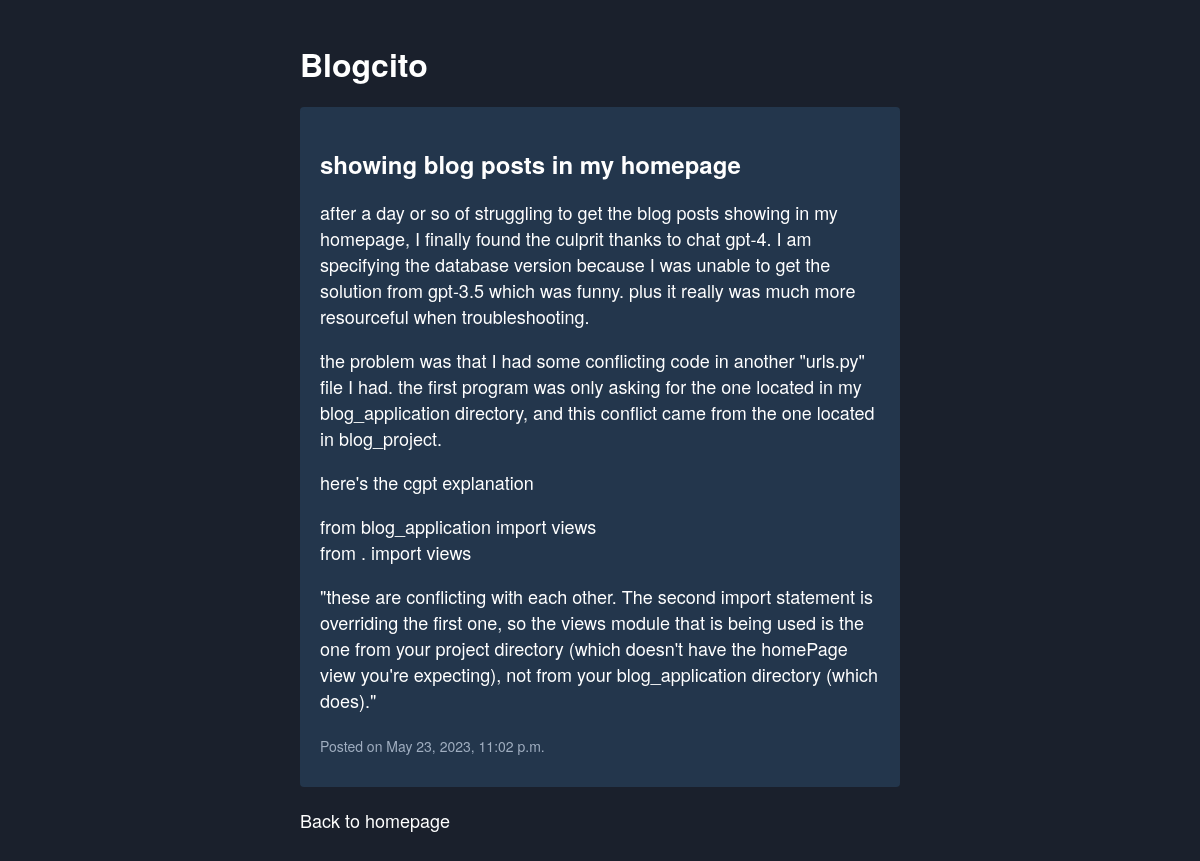
The app's page /post/2/ with its own data.
### blog_application/models.py (models this page shows, shortened)
class BlogPost(models.Model):
    title = models.CharField(max_length=45)
    body = models.TextField()
    created_at = models.DateTimeField(auto_now_add=True)

### blog_application/views.py (the view)
# urls.py: path('post/<int:post_id>/', views.blogPost, name="post_detail"),
def blogPost(request, post_id):
    post = get_object_or_404(BlogPost, pk=post_id)
    return render(request, 'blog_post.html', {'post': post})

### blog_application/templates/blog_post.html (shortened to what this page needs)
<!DOCTYPE html>
<html>
<head>
</head>
<body>
    <div class="container">
        <h1>Blogcito</h1>
        <div class="post">
            <h2>{{ post.title }}</h2>
            <p>{{ post.body|linebreaks }}</p>
            <p><small>Posted on {{ post.created_at }}</small></p>
        </div>
        <p><a href="{% url 'blog_application:home' %}">Back to homepage</a></p>
    </div>
</body>
</html>

### blog_application/templates/blog_post.html (style rules this page uses)
body { background-color: #1a202c; color: white; font-family: "Helvetica Neue", "sans-serif"; margin: 0; padding: 0; }
.container { max-width: 600px; margin: 0 auto; padding: 20px; }
h1 { font-size: 32px; margin-bottom: 20px; }
.post { background-color: #23364c; padding: 20px; border-radius: 4px; margin-bottom: 20px; }
h2 { font-size: 24px; margin-bottom: 10px; }
p { font-size: 18px; margin-bottom: 10px; }
small { font-size: 14px; color: #a0aec0; }
a { color: #ffffff; text-decoration: none; }

### records on screen
BlogPost: title "showing blog posts in my homepage", body "after a day or so of struggling to get the blog posts showing in my homepage, I finally found the culprit thanks to chat gpt-4. I am specifying the database version because I was unable to get the solution from gpt-3.5 which was funny. plus it really was much more resourceful when troubleshooting. the problem was that I had some conflicting code in another \"urls.py\" file I had. the first program was only asking for the one located in my blog_application directory, and this conflict came from the one located in blog_project. here's the cgpt explanation from blog_application import views from . import views \"these are conflicting with each other. The second import statement is overriding the…", created_at "May 23, 2023, 11:02 p.m."
